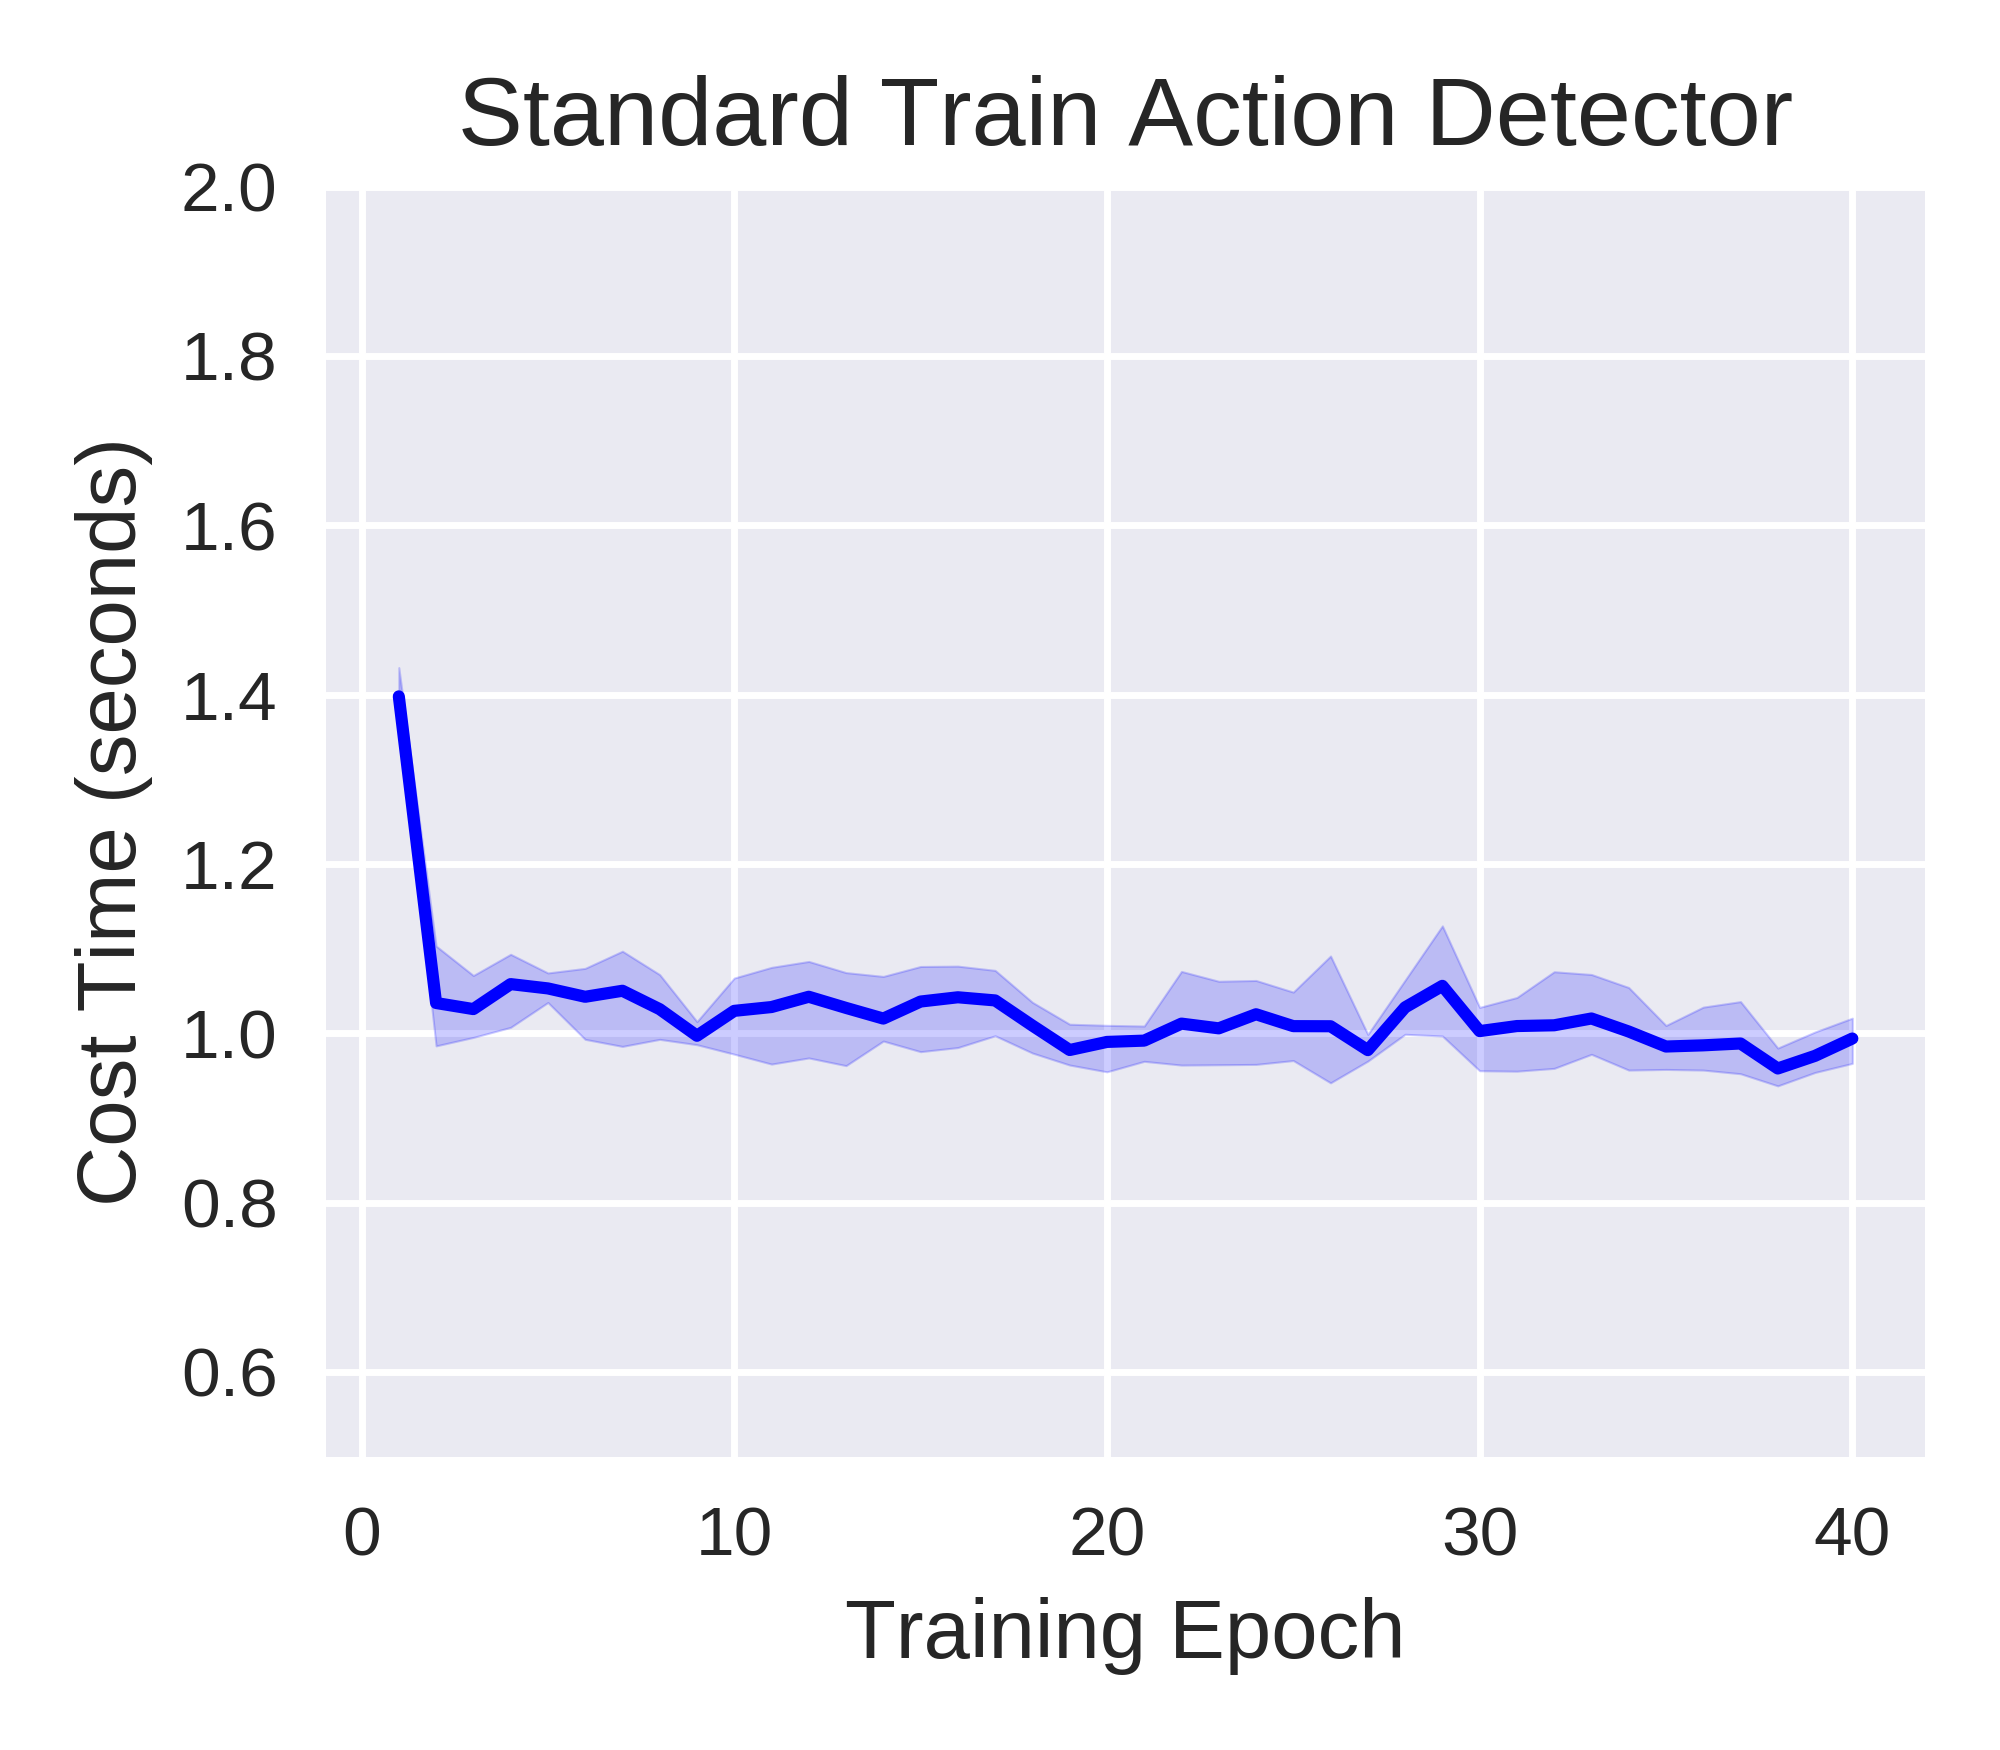

This chart was generated by the following Python code:
import matplotlib.pyplot as plt
import pandas as pd
import seaborn as sns

stdtrain_action_40epoch_costtime_file = pd.read_csv('stdtrain-action-40epoch-costtime-seed012.csv')
stdtrain_action_40epoch_costtime_df = pd.DataFrame(stdtrain_action_40epoch_costtime_file)

stdtrain_action_40epoch_costtime_seed_0_df = stdtrain_action_40epoch_costtime_df.drop(columns=['seed1','seed2'])  
stdtrain_action_40epoch_costtime_seed_0_df.rename(columns={'seed0': 'costtime'}, inplace=True)

stdtrain_action_40epoch_costtime_seed_1_df = stdtrain_action_40epoch_costtime_df.drop(columns=['seed0','seed2'])  
stdtrain_action_40epoch_costtime_seed_1_df.rename(columns={'seed1': 'costtime'}, inplace=True)

stdtrain_action_40epoch_costtime_seed_2_df = stdtrain_action_40epoch_costtime_df.drop(columns=['seed0','seed1'])  
stdtrain_action_40epoch_costtime_seed_2_df.rename(columns={'seed2': 'costtime'}, inplace=True)

print("stdtrain_action_40epoch_costtime_df:\n",stdtrain_action_40epoch_costtime_df)  
print("stdtrain_action_40epoch_costtime_seed_0_df:\n",stdtrain_action_40epoch_costtime_seed_0_df)  
print("stdtrain_action_40epoch_costtime_seed_1_df:\n",stdtrain_action_40epoch_costtime_seed_1_df)  
print("stdtrain_action_40epoch_costtime_seed_2_df:\n",stdtrain_action_40epoch_costtime_seed_2_df)  



stdtrain_action_40epoch_costtime_merge_df = pd.concat([stdtrain_action_40epoch_costtime_seed_0_df, stdtrain_action_40epoch_costtime_seed_1_df, stdtrain_action_40epoch_costtime_seed_2_df])
# stdtrain_action_40epoch_costtime_merge_df = pd.concat([stdtrain_action_40epoch_costtime_df, stdtrain_action_40epoch_costtime_df, stdtrain_action_40epoch_costtime_df])

print("stdtrain_action_40epoch_costtime_merge_df:\n",stdtrain_action_40epoch_costtime_merge_df)  

stdtrain_action_40epoch_costtime_merge_df = stdtrain_action_40epoch_costtime_merge_df.reset_index(drop=True)

print("stdtrain_action_40epoch_costtime_merge_df:\n",stdtrain_action_40epoch_costtime_merge_df)  


# sns.set_theme(style="darkgrid")
plt.style.use('seaborn') 
# plt.style.use('default') 
# plt.style.use('seaborn-deep') 

# plt.figure(figsize=(4, 3.5), dpi=500)
_, ax = plt.subplots(nrows=1, ncols=1, figsize=(4, 3.5), tight_layout=True, dpi=500) #dpi=100 分辨率


sns_plot=sns.lineplot(data=stdtrain_action_40epoch_costtime_merge_df, x='epoch', y='costtime', color='b')
ax.set_xlabel('Training Epoch', fontsize=12)
ax.set_ylabel('Cost Time (seconds)', fontsize=12)
ax.set_title('Standard Train Action Detector', fontsize=14); 
plt.ylim(0.5, 2)
# plt.ylim(-5, 105)
# 调整横坐标显示范围
# plt.xlim(0, 40)
# 调整横坐标显示范围
# plt.xlim(1, 40)

savepath = f'/home/huan1932/ARIoTEDef-Actual/drawfigure/Section8.6/training-time/actioDec'
savename = f'line-shadow-figure-stdtrain-action-40epoch-costtime-seed012'
plt.savefig(fname=f'{savepath}/{savename}.png',dpi=500)
plt.close   
